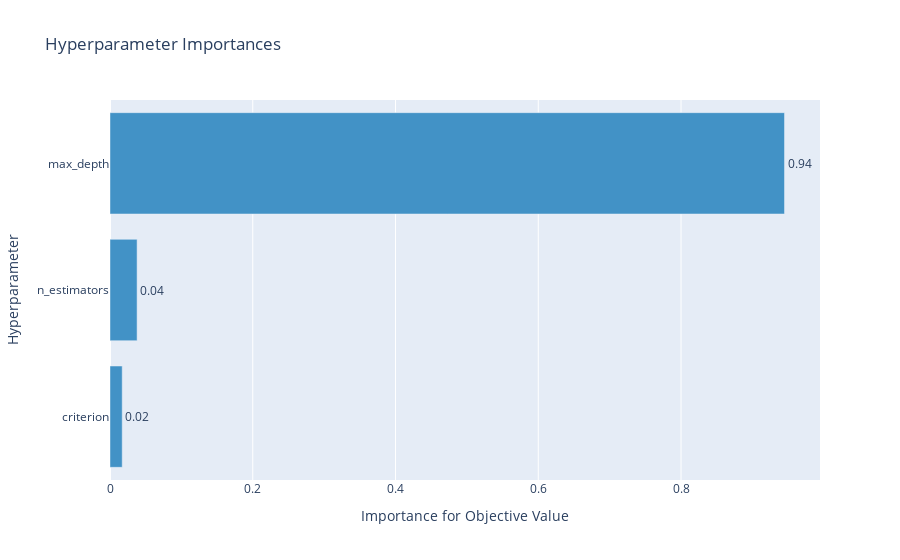

Notebook code for this chart:
### Code cell
# Plot hyperparameter importances.

optuna.visualization.plot_param_importances(study)

### Figure 1 — Plotly figure (JSON) as saved in the notebook; plotly's stock layout.template omitted (floating-point values rounded to 4 significant figures)
{"data": [{"cliponaxis": false, "hovertemplate": ["criterion (CategoricalDistribution): 0.017096009634886847<extra></extra>", "n_estimators (IntDistribution): 0.03794890396345828<extra></extra>", "max_depth (IntDistribution): 0.9449550864016549<extra></extra>"], "marker": {"color": "rgb(66,146,198)"}, "orientation": "h", "text": ["0.02", "0.04", "0.94"], "textposition": "outside", "type": "bar", "x": [0.0171, 0.03795, 0.945], "y": ["criterion", "n_estimators", "max_depth"]}], "layout": {"showlegend": false, "title": {"text": "Hyperparameter Importances"}, "xaxis": {"title": {"text": "Importance for Objective Value"}}, "yaxis": {"title": {"text": "Hyperparameter"}}}}
